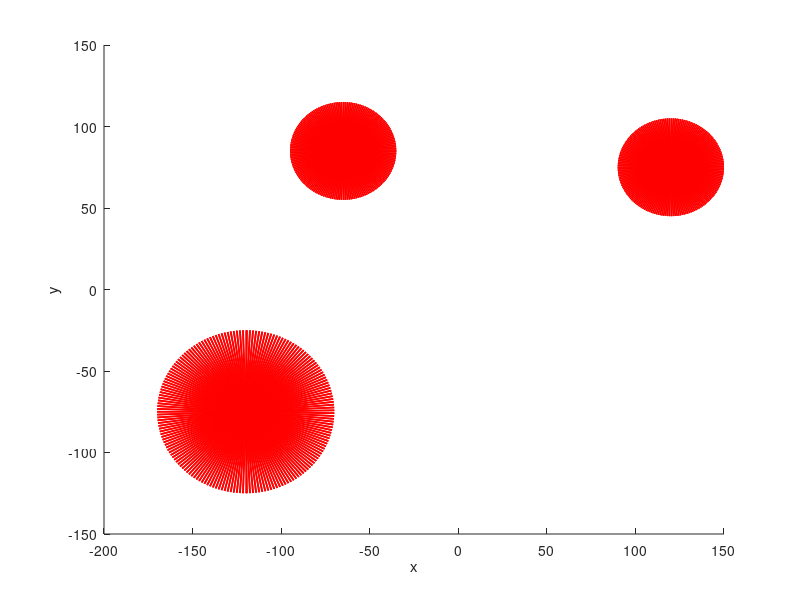

Source code (MATLAB):
function plataforma1
%Base redonda
    diametro=25;
    altura=40;
    r=diametro/2;
    h=linspace(0,altura,4000);  
    %cilindro 
    x11=-120+r*cos(10*h);
    y11=-75+r*sin(10*h);
    z11=h;
    hold on
    plot3(x11,y11,z11,'k')    
      %tapa base
    grados=linspace(0,2*pi,360);
    for i=1:size(grados,2)
        if mod(i,2)==1
            vector(i)=grados(i)+pi;
        else
            vector(i)=grados(i);
        end
    end   
    yt1=-75+r*4*cos(vector);
    xt1=-120+r*4*sin(vector);
    zt1=(vector.*0)+altura;   
    hold on
    plot3(xt1,yt1,zt1,'r')
    xlabel('x')
    ylabel('y')
    zlabel('z')   
    %Base 2
    diametro=15;
    altura=40;
    r=diametro/2;
    h=linspace(0,altura,4000);
    %cilindro 2
    x12=120+r*cos(10*h);
    y12=75+r*sin(10*h);
    z12=h;
    hold on
    plot3(x12,y12,z12,'k')
    %tapa 2
    yt2=75+r*4*cos(vector);
    xt2=120+r*4*sin(vector);
    zt2=(vector.*0)+altura;
    plot3(xt2,yt2,zt2,'r')
    
        %Base 3
    diametro=15;
    altura=25;
    r=diametro/2;
    h=linspace(0,altura,4000);
    %cilindro 3
    x13=-65+r*cos(10*h);
    y13=85+r*sin(10*h);
    z13=h;
    hold on
    plot3(x13,y13,z13,'k')
    %tapa 3
    yt3=85+r*4*cos(vector);
    xt3=-65+r*4*sin(vector);
    zt3=(vector.*0)+altura;
    plot3(xt3,yt3,zt3,'r')
    xlabel('x')
    ylabel('y')
    zlabel('z')
end